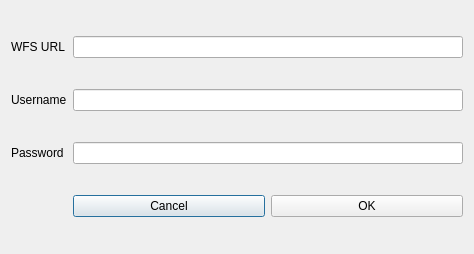
<?xml version="1.0" encoding="UTF-8"?>
<ui version="4.0">
  <class>ConnDialogNew</class>
  <widget class="QDialog" name="ConnDialogNew">
    <property name="geometry">
      <rect>
        <x>0</x>
        <y>0</y>
        <width>474</width>
        <height>254</height>
      </rect>
    </property>
    <property name="minimumSize">
      <size>
        <width>474</width>
        <height>0</height>
      </size>
    </property>
    <property name="windowTitle">
      <string>WFS Connections for SDMX</string>
    </property>
    <layout class="QGridLayout" name="gridLayout">
      <item row="0" column="0">
        <widget class="QLabel" name="label">
          <property name="text">
            <string>WFS URL</string>
          </property>
        </widget>
      </item>
      <item row="0" column="1">
        <widget class="QLineEdit" name="wfsUrlInput" />
      </item>
      <item row="1" column="0">
        <widget class="QLabel" name="usernameLabel">
          <property name="text">
            <string>Username</string>
          </property>
        </widget>
      </item>
      <item row="1" column="1">
        <widget class="QLineEdit" name="usernameInput" />
      </item>
      <item row="2" column="0">
        <widget class="QLabel" name="passwordLabel">
          <property name="text">
            <string>Password</string>
          </property>
        </widget>
      </item>
      <item row="2" column="1">
        <widget class="QLineEdit" name="passwordInput">
          <property name="echoMode">
            <enum>QLineEdit::Password</enum>
          </property>
        </widget>
      </item>
      <item row="3" column="1" colSpan="3">
        <layout class="QGridLayout" name="gridLayout_2">
          <item row="0" column="0">
            <widget class="QPushButton" name="cancelButton">
              <property name="text">
                <string>Cancel</string>
              </property>
            </widget>
          </item>
          <item row="0" column="1">
            <widget class="QPushButton" name="okButton">
              <property name="text">
                <string>OK</string>
              </property>
            </widget>
          </item>
        </layout>
      </item>
    </layout>
  </widget>
  <tabstops>
    <tabstop>wfsUrlInput</tabstop>
    <tabstop>usernameInput</tabstop>
    <tabstop>passwordInput</tabstop>
    <tabstop>cancelButton</tabstop>
    <tabstop>okButton</tabstop>
  </tabstops>
  <resources />
  <connections />
</ui>
